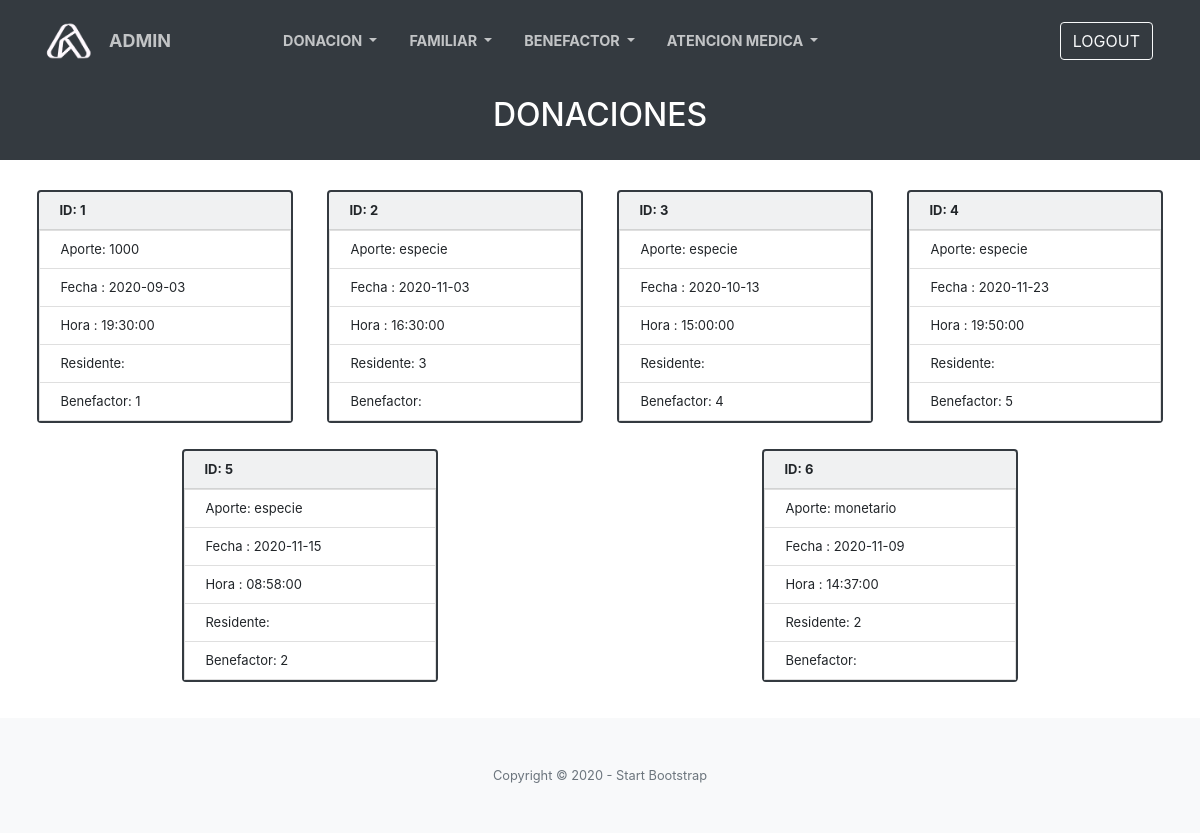
Screenshot of /visualizar_donacion.php with the database file from the repository.
### tables this page shows
create table Donacion(
ID smallint not null auto_increment,
Aporte char(25) not null,
Fecha date not null,
Hora time,
ID_Residente smallint,
ID_Benefactor smallint,
foreign key (ID_Residente)
	references Residente(ID)
    ON UPDATE CASCADE on delete cascade,
foreign key (ID_Benefactor)
	references Benefactor(ID)
    ON UPDATE CASCADE on delete cascade,
primary key (ID)
);

### public_html/visualizar_donacion.php (the view, shortened to what this page needs)
<?php
include('db.php');
?>
<!DOCTYPE html>
<html lang="en">
<head>
    <link rel="stylesheet" href="css/style.css">
    <link href="css/styles.css" rel="stylesheet" />
</head>
<body>
    <nav class="navbar navbar-expand-lg navbar-light fixed-top py-3 ml-2 w-100" id="mainNav">
        <div class="container ml-1">
            <a class="navbar-brand js-scroll-trigger" href="index.php"><img src="img/logo5.png" class="logo" id="logo" alt=""></a>
            <a class="navbar-brand js-scroll-trigger mr-5" href="inicio_admin.php" style="font-size: 18px;">ADMIN</a>
            <div class="collapse navbar-collapse ml-5 text-center" id="navbarResponsive">
                <ul class="navbar-nav nav text-center mr-5">
                    <li class="nav-item dropdown show">
                        <a class="nav-link js-scroll-trigger dropdown-toggle" href="#" role="button" id="dropdownMenuLink" data-toggle="dropdown" aria-haspopup="true" aria-expanded="false">
                            DONACION
                        </a>
                    </li>
                    <li class="nav-item dropdown show">
                        <a class="nav-link js-scroll-trigger dropdown-toggle" href="#" role="button" id="dropdownMenuLink" data-toggle="dropdown" aria-haspopup="true" aria-expanded="false">
                            FAMILIAR
                        </a>
                    </li>
                    <li class="nav-item dropdown show">
                        <a class="nav-link js-scroll-trigger dropdown-toggle" href="#" role="button" id="dropdownMenuLink" data-toggle="dropdown" aria-haspopup="true" aria-expanded="false">
                            BENEFACTOR
                        </a>
                    </li>
                    <li class="nav-item dropdown show">
                        <a class="nav-link js-scroll-trigger dropdown-toggle" href="#" role="button" id="dropdownMenuLink" data-toggle="dropdown" aria-haspopup="true" aria-expanded="false">
                            ATENCION MEDICA
                        </a>
                    </li>
                </ul>
            </div>
            <a class="btn btn-outline-light" href="logout.php"><span class="glyphicon glyphicon-log-in"></span> LOGOUT</a>
        </div>
    </nav>
    <section class="bg-dark text-white h-20 " style="height:20%;">
        <div class="container text-center pt-5">
            <h2 class="mb-2 pt-5">DONACIONES</h2>
        </div>
    </section>
    <section class="characteristics" style="line-height: 1;">
        <section class="characteristics__container">
            <?php
            $result = mysqli_query($con, "SELECT * FROM `donacion`");
            while ($row = mysqli_fetch_assoc($result)) {
            ?>
                <article class="characteristics__item; card bg-light mb-3 border-dark">
                    <ul class="list-group list-group-flush">
                        <form method='post' action=''>
                            <div class="card-header font-weight-bold">
                                ID: <?php echo $row['ID']; ?>
                            </div>
                            <li class="list-group-item">
                                Aporte: <?php echo $row['Aporte']; ?>
                            </li>
                            <li class="list-group-item">
                                <div>Fecha : <?php echo $row['Fecha']; ?></div>
                            </li>
                            <li class="list-group-item">
                                <div>Hora : <?php echo $row['Hora']; ?></div>
                            </li>
                            <li class="list-group-item">
                                <div>Residente: <?php echo $row['ID_Residente']; ?></div>
                            </li>
                            <li class="list-group-item">
                                <div>Benefactor: <?php echo $row['ID_Benefactor']; ?></div>
                            </li>
                        </form>
                    </ul>
                </article>
            <?php }
            ?>
        </section>
    </section>
    <footer class="bg-light py-5">
        <div class="container">
            <div class="small text-center text-muted">Copyright © 2020 - Start Bootstrap</div>
        </div>
    </footer>
</body>
</html>

### public_html/css/style.css (style rules this page uses)
.characteristics { padding: 20px 20px; text-align: left; font-size: 13px; line-height: 1; }
.characteristics .characteristics__container { display: flex; flex-wrap: wrap; justify-content: space-around; }
.characteristics .card { flex: 0 0 22%; margin: 10px; border: 2px solid; padding: 0; text-decoration: 1; }
.list-group-item { inline-size: 2; }
body { line-height: 1; }
#logo { width: 50px; }

### rows the page displays
donacion: ID "1", Aporte "1000", Fecha "2020-09-03", Hora "19:30:00", ID_Benefactor "1"
donacion: ID "2", Aporte "especie", Fecha "2020-11-03", Hora "16:30:00", ID_Residente "3"
donacion: ID "3", Aporte "especie", Fecha "2020-10-13", Hora "15:00:00", ID_Benefactor "4"
donacion: ID "4", Aporte "especie", Fecha "2020-11-23", Hora "19:50:00", ID_Benefactor "5"
donacion: ID "5", Aporte "especie", Fecha "2020-11-15", Hora "08:58:00", ID_Benefactor "2"
donacion: ID "6", Aporte "monetario", Fecha "2020-11-09", Hora "14:37:00", ID_Residente "2"
